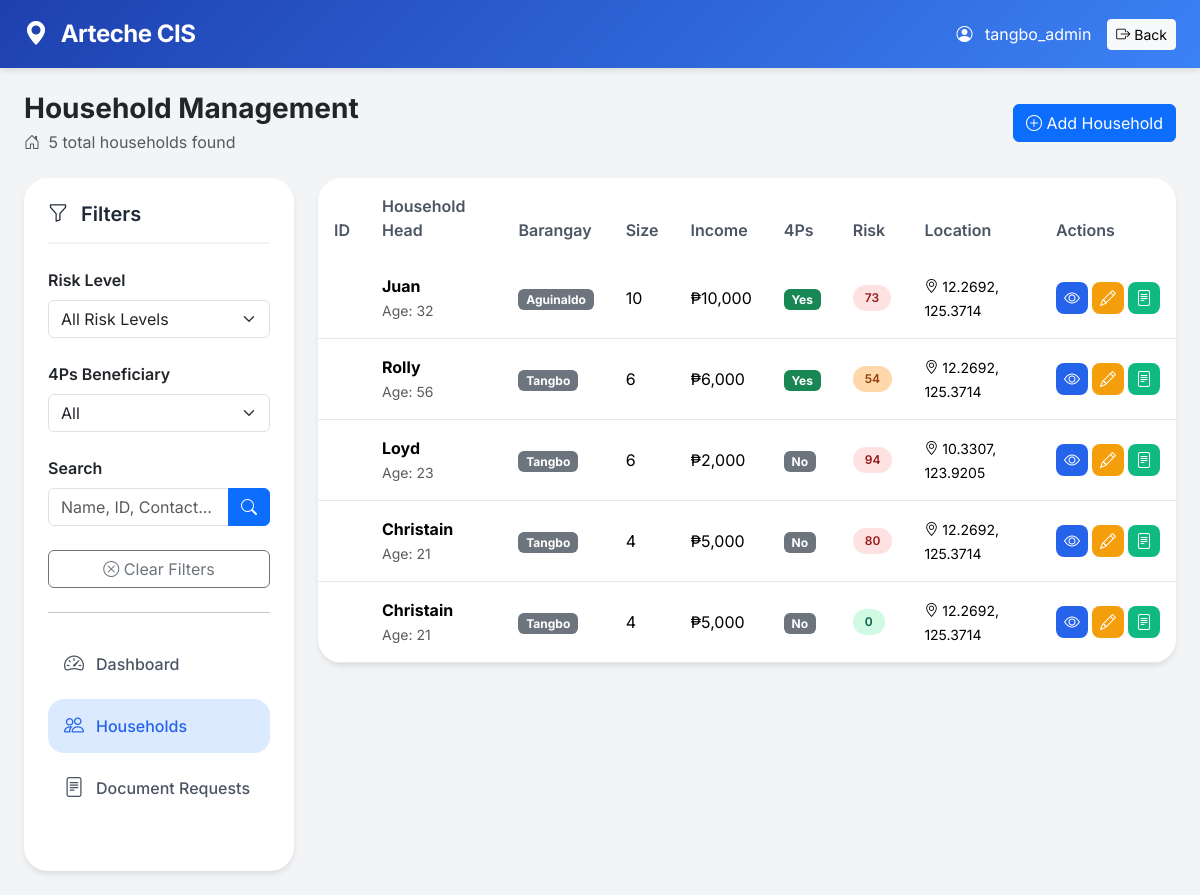
Page /app/admin/shared/household.php?barangay_id=1 (signed in) on the earlier database version.
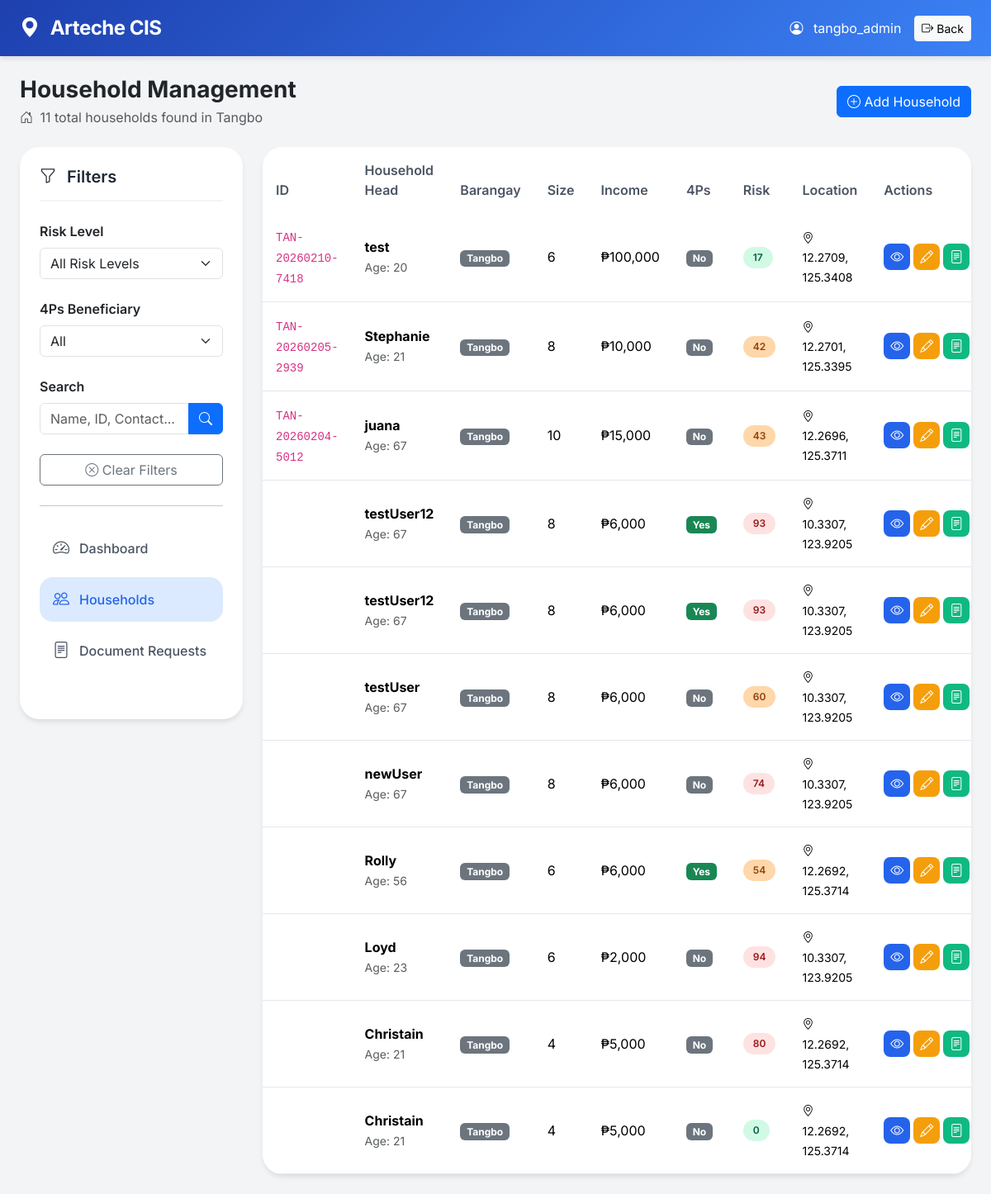
Same page on the later database version.
### tables this page shows
CREATE TABLE `households` (
  `id` int(11) NOT NULL,
  `household_identifier` varchar(50) DEFAULT '',
  `barangay_id` int(11) DEFAULT NULL,
  `name` varchar(100) NOT NULL,
  `contact_number` varchar(15) DEFAULT NULL,
  `age` int(11) NOT NULL,
  `sex` enum('Male','Female') NOT NULL,
  `civil_status` enum('Single','Married','Widowed','Separated') NOT NULL,
  `household_size` int(11) NOT NULL,
  `income_monthly` decimal(10,2) NOT NULL,
  `income_per_capita` decimal(10,2) NOT NULL,
  `income_source` varchar(100) DEFAULT NULL,
  `four_ps` enum('Yes','No') DEFAULT 'No',
  `housing_type` varchar(100) DEFAULT NULL,
  `water_source` varchar(100) DEFAULT NULL,
  `toilet_type` varchar(100) DEFAULT NULL,
  `employment` varchar(100) DEFAULT NULL,
  `disability` enum('Yes','No') DEFAULT 'No',
  `senior_citizen` enum('Yes','No') DEFAULT 'No',
  `vulnerability_index` int(11) DEFAULT 0,
  `latitude` decimal(10,7) DEFAULT NULL,
  `longitude` decimal(10,7) DEFAULT NULL,
  `surveyed_by` varchar(100) DEFAULT '',
  `surveyed_date` date DEFAULT curdate(),
  `notes` text DEFAULT NULL,
  `barangay` varchar(100) DEFAULT 'Tangbo',
  `survey_date` date DEFAULT curdate(),
  `date_submitted` timestamp NOT NULL DEFAULT current_timestamp(),
  `risk_score` int(11) DEFAULT 0
);

CREATE TABLE `barangays` (
  `id` int(11) NOT NULL,
  `name` varchar(100) NOT NULL,
  `municipality` varchar(100) DEFAULT 'Arteche',
  `province` varchar(100) DEFAULT 'Eastern Samar',
  `latitude` decimal(10,8) DEFAULT NULL,
  `longitude` decimal(11,8) DEFAULT NULL,
  `population` int(11) DEFAULT 0,
  `created_at` timestamp NOT NULL DEFAULT current_timestamp()
);

### app/admin/shared/household.php (the view, shortened to what the changed rows need)
<?php
$conn = getDB();
$admin_barangay_id = $_SESSION['barangay_id'] ?? null;
$is_super_admin = ($_SESSION['role'] ?? '') === 'super_admin';
$selected_barangay_id = null;
$selected_barangay = null;
$viewing_all_barangays = false;
if (!$is_super_admin) {
    $selected_barangay_id = $admin_barangay_id;
    $stmt = $conn->prepare("SELECT * FROM barangays WHERE id = ?");
    $stmt->bind_param("i", $selected_barangay_id);
    $stmt->execute();
    $selected_barangay = $stmt->get_result()->fetch_assoc();
    $viewing_all_barangays = false;
}
$page = isset($_GET['page']) ? max(1, intval($_GET['page'])) : 1;
$limit = ITEMS_PER_PAGE;
$offset = ($page - 1) * $limit;
$where_clauses = [];
$params = [];
$types = '';
if (!$viewing_all_barangays && $selected_barangay_id) {
    $where_clauses[] = "h.barangay_id = ?";
    $params[] = $selected_barangay_id;
    $types .= 'i';
}
$where_sql = !empty($where_clauses) ? "WHERE " . implode(" AND ", $where_clauses) : "";
$count_sql = "SELECT COUNT(*) as total FROM households h $where_sql";
$count_stmt = $conn->prepare($count_sql);
if (!empty($params)) {
    $count_stmt->bind_param($types, ...$params);
}
$count_stmt->execute();
$total_records = $count_stmt->get_result()->fetch_assoc()['total'];
$sql = "
    SELECT h.*, b.name as barangay_name
    FROM households h
    LEFT JOIN barangays b ON h.barangay_id = b.id
    $where_sql
    ORDER BY h.id DESC
    LIMIT ? OFFSET ?
";
$params[] = $limit;
$params[] = $offset;
$types .= 'ii';
$stmt = $conn->prepare($sql);
$stmt->bind_param($types, ...$params);
$stmt->execute();
$households = $stmt->get_result()->fetch_all(MYSQLI_ASSOC);
?>
<!DOCTYPE html>
<html lang="en">
<head>
    <link href="https://cdn.jsdelivr.net/npm/bootstrap@5.3.1/dist/css/bootstrap.min.css" rel="stylesheet">
    <link rel="stylesheet" href="https://cdn.jsdelivr.net/npm/bootstrap-icons@1.10.0/font/bootstrap-icons.css">
    <link rel="stylesheet" href="https://cdn.datatables.net/1.13.6/css/dataTables.bootstrap5.min.css">
</head>
<body>
    <div class="container-fluid px-4 py-4">
        <div class="d-flex justify-content-between align-items-center mb-4">
            <div>
                <h1 class="h3 fw-bold mb-1">Household Management</h1>
                <p class="text-muted mb-0">
                    <i class="bi bi-house-door me-1"></i>
                    <?= $total_records ?> total households found
                    <?php if (!$viewing_all_barangays && $selected_barangay): ?>
                        in <?= htmlspecialchars($selected_barangay['name']) ?>
                    <?php endif; ?>
                </p>
            </div>
        </div>
        <div class="row g-4">
            <div class="col-lg-9">
                <div class="table-modern">
                    <div class="table-responsive">
                        <table class="table table-modern mb-0">
                            <thead>
                                <tr>
                                    <th>ID</th>
                                    <th>Household Head</th>
                                    <th>Barangay</th>
                                    <th>Size</th>
                                    <th>Income</th>
                                    <th>4Ps</th>
                                    <th>Risk</th>
                                    <th>Location</th>
                                    <th>Actions</th>
                                </tr>
                            </thead>
                            <tbody>
                                <?php if (empty($households)): ?>
                                    <tr>
                                        <td colspan="9" class="text-center py-4">
                                            <i class="bi bi-inbox fs-1 d-block mb-3 text-muted"></i>
                                            <p class="text-muted mb-0">No households found</p>
                                            <a href="survey.php<?= $selected_barangay_id ? '?barangay_id=' . $selected_barangay_id : '' ?>"
                                                class="btn btn-primary btn-sm mt-3">
                                                <i class="bi bi-plus-circle"></i> Add First Household
                                            </a>
                                        </td>
                                    </tr>
                                <?php else: ?>
                                    <?php foreach ($households as $hh):
                                        $risk_class = $hh['risk_score'] <= RISK_LOW_MAX ? 'low' :
                                            ($hh['risk_score'] <= RISK_MEDIUM_MAX ? 'medium' : 'high');
                                        ?>
                                        <tr>
                                            <td>
                                                <code><?= htmlspecialchars($hh['household_identifier'] ?? 'N/A') ?></code>
                                            </td>
                                            <td>
                                                <strong><?= htmlspecialchars($hh['name']) ?></strong>
                                                <?php if ($hh['age']): ?>
                                                    <br><small class="text-muted">Age: <?= $hh['age'] ?></small>
                                                <?php endif; ?>
                                            </td>
                                            <td>
                                                <span class="badge bg-secondary">
                                                    <?= htmlspecialchars($hh['barangay_name'] ?? 'N/A') ?>
                                                </span>
                                            </td>
                                            <td><?= $hh['household_size'] ?? 'N/A' ?></td>
                                            <td>₱<?= number_format($hh['income_monthly'] ?? 0, 0) ?></td>
                                            <td>
                                                <?php if (($hh['four_ps'] ?? 'No') == 'Yes'): ?>
                                                    <span class="badge bg-success">Yes</span>
                                                <?php else: ?>
                                                    <span class="badge bg-secondary">No</span>
                                                <?php endif; ?>
                                            </td>
                                            <td>
                                                <span class="risk-badge <?= $risk_class ?>">
                                                    <?= $hh['risk_score'] ?? 'N/A' ?>
                                                </span>
                                            </td>
                                            <td>
                                                <?php if (!empty($hh['latitude']) && !empty($hh['longitude'])): ?>
                                                    <small>
                                                        <i class="bi bi-geo-alt"></i>
                                                        <?= number_format($hh['latitude'], 4) ?>,
                                                        <?= number_format($hh['longitude'], 4) ?>
                                                    </small>
                                                <?php else: ?>
                                                    <span class="text-muted">No coordinates</span>
                                                <?php endif; ?>
                                            </td>
                                            <td>
                                                <div class="d-flex gap-1">
                                                    <a href="view_household.php?id=<?= $hh['id'] ?>" class="action-btn view"
                                                        title="View Details">
                                                        <i class="bi bi-eye"></i>
                                                    </a>
                                                    <a href="survey.php?edit=<?= $hh['id'] ?><?= $selected_barangay_id ? '&barangay_id=' . $selected_barangay_id : '' ?>"
                                                        class="action-btn edit" title="Edit">
                                                        <i class="bi bi-pencil"></i>
                                                    </a>
                                                    <a href="request_certificate.php?household_id=<?= $hh['id'] ?>"
                                                        class="action-btn document" title="Request Document">
                                                        <i class="bi bi-file-text"></i>
                                                    </a>
                                                </div>
                                            </td>
                                        </tr>
                                    <?php endforeach; ?>
                                <?php endif; ?>
                            </tbody>
                        </table>
                    </div>
                </div>
            </div>
        </div>
    </div>
</body>
</html>

Differences in the rows shown:
no longer on this page (row edited): households: name "Juan", age "32", barangay.name "Aguinaldo", household_size "10", income_monthly "10,000", four_ps "Yes", risk_score "73", latitude "12.2692", longitude "125.3714"
now on this page (row edited): barangays: name "Tangbo"
added households: household_identifier "TAN-20260210-7418", name "test", age "20", barangay.name "Tangbo", household_size "6", income_monthly "100,000", four_ps "No", risk_score "17", latitude "12.2709", longitude "125.3408"
added households: household_identifier "TAN-20260205-2939", name "Stephanie", age "21", barangay.name "Tangbo", household_size "8", income_monthly "10,000", four_ps "No", risk_score "42", latitude "12.2701", longitude "125.3395"
added households: household_identifier "TAN-20260204-5012", name "juana", age "67", barangay.name "Tangbo", household_size "10", income_monthly "15,000", four_ps "No", risk_score "43", latitude "12.2696", longitude "125.3711"
added households: name "testUser12", age "67", barangay.name "Tangbo", household_size "8", income_monthly "6,000", four_ps "Yes", risk_score "93", latitude "10.3307", longitude "123.9205"
added households: name "testUser12", age "67", barangay.name "Tangbo", household_size "8", income_monthly "6,000", four_ps "Yes", risk_score "93", latitude "10.3307", longitude "123.9205"
added households: name "testUser", age "67", barangay.name "Tangbo", household_size "8", income_monthly "6,000", four_ps "No", risk_score "60", latitude "10.3307", longitude "123.9205"
added households: name "newUser", age "67", barangay.name "Tangbo", household_size "8", income_monthly "6,000", four_ps "No", risk_score "74", latitude "10.3307", longitude "123.9205"
Other differences:
$total_records: "5" → "11"
text now shown: "in"
